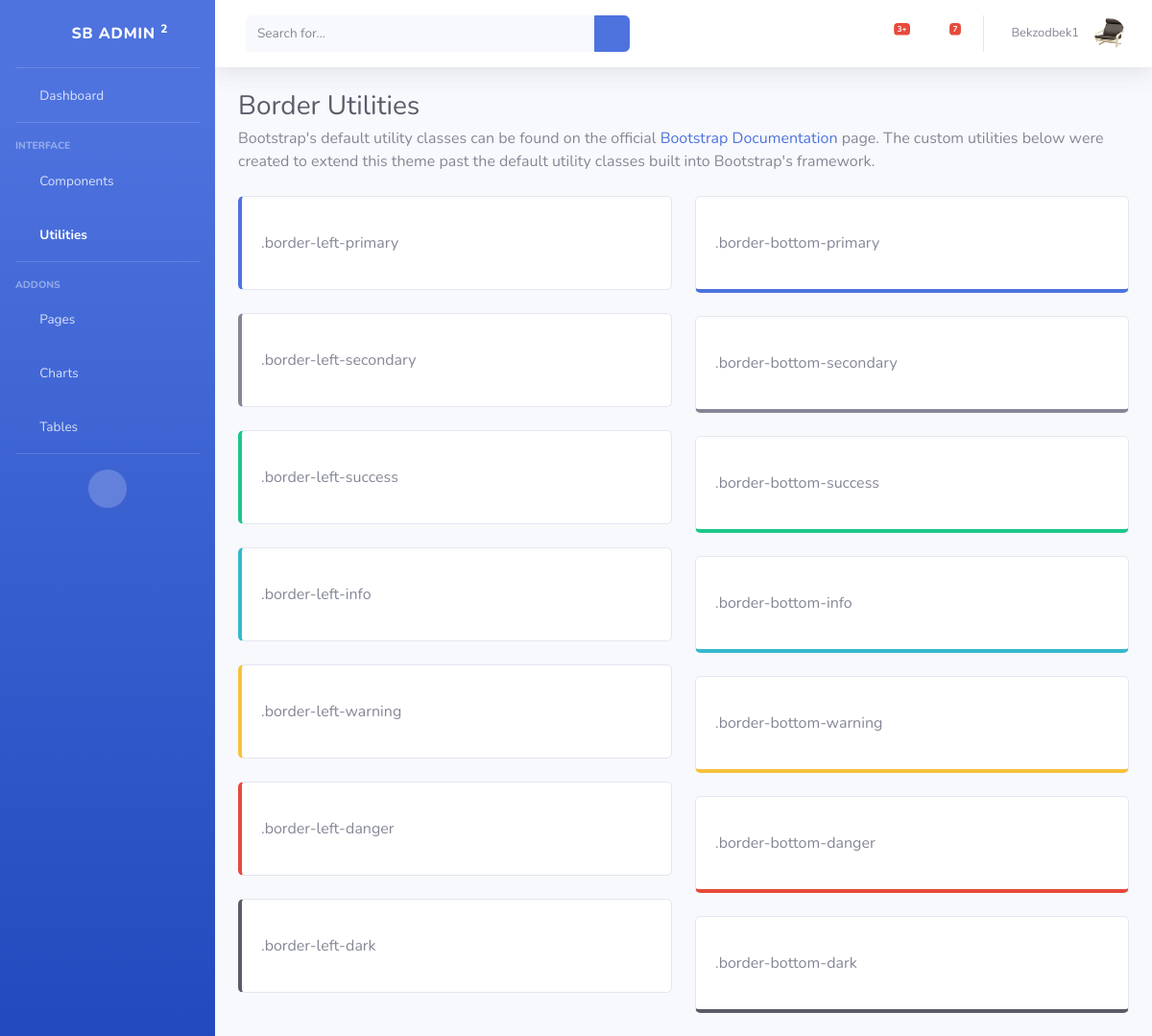
The page /dashboard/border/ (signed in) on the database its author committed.
### furnapp/models.py (models this page shows, shortened)
class MyUser(AbstractUser):
    username = None
    email = models.EmailField(unique=True)
    USERNAME_FIELD = 'email'
    REQUIRED_FIELDS = []
    is_organiser = models.BooleanField(default=False)
    is_agent = models.BooleanField(default=False)

class Profile(models.Model):
    class Meta:
        verbose_name = "My Profile"
        verbose_name_plural = "Profile"
    custom_user = models.OneToOneField(MyUser, on_delete=models.CASCADE)
    image = models.ImageField(default="arrivals5.png", upload_to="profile")
    bio = models.CharField(max_length=100, default="bio", null=True, blank=True)
    card_number = models.IntegerField(default=2500, null=True,blank=True)
    address = models.CharField(max_length=200, null=True, blank=True)
    mobile_number = models.IntegerField(default=998931742328, null=True, blank=True)

### dashboard/views.py (the view)
# urls.py: path('border/', border, name='border'),
def border(request):
    return render(request, 'dashboard/includes/border.html')

### templates/dashboard/includes/border.html (shortened to what this page needs)
{% extends 'dashboard/layouts/base.html' %}
{% block contend %}
                <div class="container-fluid">
                    <h1 class="h3 mb-1 text-gray-800">Border Utilities</h1>
                    <p class="mb-4">Bootstrap's default utility classes can be found on the official <a
                            href="https://getbootstrap.com/docs">Bootstrap Documentation</a> page. The custom utilities
                        below were created to extend this theme past the default utility classes built into Bootstrap's
                        framework.</p>
                    <div class="row">
                        <div class="col-lg-6">
                            <div class="card mb-4 py-3 border-left-primary">
                                <div class="card-body">
                                    .border-left-primary
                                </div>
                            </div>
                            <div class="card mb-4 py-3 border-left-secondary">
                                <div class="card-body">
                                    .border-left-secondary
                                </div>
                            </div>
                            <div class="card mb-4 py-3 border-left-success">
                                <div class="card-body">
                                    .border-left-success
                                </div>
                            </div>
                            <div class="card mb-4 py-3 border-left-info">
                                <div class="card-body">
                                    .border-left-info
                                </div>
                            </div>
                            <div class="card mb-4 py-3 border-left-warning">
                                <div class="card-body">
                                    .border-left-warning
                                </div>
                            </div>
                            <div class="card mb-4 py-3 border-left-danger">
                                <div class="card-body">
                                    .border-left-danger
                                </div>
                            </div>
                            <div class="card mb-4 py-3 border-left-dark">
                                <div class="card-body">
                                    .border-left-dark
                                </div>
                            </div>
                        </div>
                        <div class="col-lg-6">
                            <div class="card mb-4 py-3 border-bottom-primary">
                                <div class="card-body">
                                    .border-bottom-primary
                                </div>
                            </div>
                            <div class="card mb-4 py-3 border-bottom-secondary">
                                <div class="card-body">
                                    .border-bottom-secondary
                                </div>
                            </div>
                            <div class="card mb-4 py-3 border-bottom-success">
                                <div class="card-body">
                                    .border-bottom-success
                                </div>
                            </div>
                            <div class="card mb-4 py-3 border-bottom-info">
                                <div class="card-body">
                                    .border-bottom-info
                                </div>
                            </div>
                            <div class="card mb-4 py-3 border-bottom-warning">
                                <div class="card-body">
                                    .border-bottom-warning
                                </div>
                            </div>
                            <div class="card mb-4 py-3 border-bottom-danger">
                                <div class="card-body">
                                    .border-bottom-danger
                                </div>
                            </div>
                            <div class="card mb-4 py-3 border-bottom-dark">
                                <div class="card-body">
                                    .border-bottom-dark
                                </div>
                            </div>
                        </div>
                    </div>
                </div>
{% endblock %}

### templates/dashboard/layouts/base.html (shortened to what this page needs)
{% load static %}
{% if request.user.is_organiser %}
<!DOCTYPE html>
<html lang="en">
<head>
    <link href="{% static 'vendor/fontawesome-free/css/all.min.css' %}" rel="stylesheet" type="text/css">
    <link href="{% static 'css/sb-admin-2.min.css' %}" rel="stylesheet">
</head>
<body>
    <div id="wrapper">
        <ul class="navbar-nav bg-gradient-primary sidebar sidebar-dark accordion" id="accordionSidebar">
            <a class="sidebar-brand d-flex align-items-center justify-content-center" href="{% url 'dashboard:home' %}">
                <div class="sidebar-brand-icon rotate-n-15">
                    <i class="fas fa-laugh-wink"></i>
                </div>
                <div class="sidebar-brand-text mx-3">SB Admin <sup>2</sup></div>
            </a>
            <hr class="sidebar-divider my-0">
            <li class="nav-item">
                <a class="nav-link" href="{% url 'dashboard:home' %}">
                    <i class="fas fa-fw fa-tachometer-alt"></i>
                    <span>Dashboard</span></a>
            </li>
            <hr class="sidebar-divider">
            <div class="sidebar-heading">
                Interface
            </div>
            <li class="nav-item">
                <a class="nav-link collapsed" href="#" data-toggle="collapse" data-target="#collapseTwo"
                    aria-expanded="true" aria-controls="collapseTwo">
                    <i class="fas fa-fw fa-cog"></i>
                    <span>Components</span>
                </a>
            </li>
            <li class="nav-item active">
                <a class="nav-link" href="#" data-toggle="collapse" data-target="#collapseUtilities"
                    aria-expanded="true" aria-controls="collapseUtilities">
                    <i class="fas fa-fw fa-wrench"></i>
                    <span>Utilities</span>
                </a>
            </li>
            <hr class="sidebar-divider">
            <div class="sidebar-heading">
                Addons
            </div>
            <li class="nav-item">
                <a class="nav-link collapsed" href="#" data-toggle="collapse" data-target="#collapsePages"
                    aria-expanded="true" aria-controls="collapsePages">
                    <i class="fas fa-fw fa-folder"></i>
                    <span>Pages</span>
                </a>
            </li>
            <li class="nav-item">
                <a class="nav-link" href="{% url 'dashboard:charts' %}">
                    <i class="fas fa-fw fa-chart-area"></i>
                    <span>Charts</span></a>
            </li>
            <li class="nav-item">
                <a class="nav-link" href="{% url 'dashboard:tables' %}">
                    <i class="fas fa-fw fa-table"></i>
                    <span>Tables</span></a>
            </li>
            <hr class="sidebar-divider d-none d-md-block">
            <div class="text-center d-none d-md-inline">
                <button class="rounded-circle border-0" id="sidebarToggle"></button>
            </div>
        </ul>
        <div id="content-wrapper" class="d-flex flex-column">
            <div id="content">
                <nav class="navbar navbar-expand navbar-light bg-white topbar mb-4 static-top shadow">
                    <form action="{% url 'dashboard:tables' %}" class="d-none d-sm-inline-block form-inline mr-auto ml-md-3 my-2 my-md-0 mw-100 navbar-search">
                        <div class="input-group">
                            <input type="text" name="user" class="form-control bg-light border-0 small"  placeholder="Search for..."
                                aria-label="Search" aria-describedby="basic-addon2">
                            <div class="input-group-append">
                                <button class="btn btn-primary" type="submit">
                                    <i class="fas fa-search fa-sm"></i>
                                </button>
                            </div>
                        </div>
                    </form>
                    <ul class="navbar-nav ml-auto">
                        <li class="nav-item dropdown no-arrow mx-1">
                            <a class="nav-link dropdown-toggle" href="#" id="alertsDropdown" role="button"
                                data-toggle="dropdown" aria-haspopup="true" aria-expanded="false">
                                <i class="fas fa-bell fa-fw"></i>
                                <span class="badge badge-danger badge-counter">3+</span>
                            </a>
                        </li>
                        <li class="nav-item dropdown no-arrow mx-1">
                            <a class="nav-link dropdown-toggle" href="#" id="messagesDropdown" role="button"
                                data-toggle="dropdown" aria-haspopup="true" aria-expanded="false">
                                <i class="fas fa-envelope fa-fw"></i>
                                <span class="badge badge-danger badge-counter">7</span>
                            </a>
                        </li>
                        <li class="nav-item dropdown no-arrow">
                            <a class="nav-link dropdown-toggle" href="#" id="userDropdown" role="button"
                                data-toggle="dropdown" aria-haspopup="true" aria-expanded="false">
                                <span class="mr-2 d-none d-lg-inline text-gray-600 small">{{ user.first_name}}</span>
                                <img class="img-profile rounded-circle" src="{{ user.profile.image.url }}">
                            </a>
                        </li>
                    </ul>
                </nav>
                {% block contend %}{% endblock %}
            </div>
        </div>
    </div>
</body>
</html>
{% endif %}

### rows shown on the page
MyUser: first_name "Bekzodbek1", profile.image (picture)
